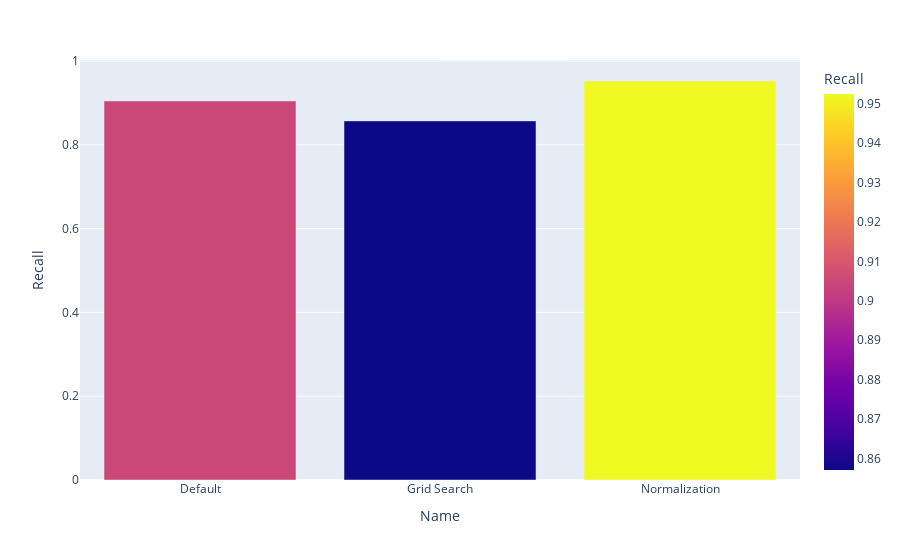

The notebook cell saved with this chart:
### Code cell
fig = px.bar(df_m, x=df_m['Name'], y=df_m['Recall'], color=df_m['Recall'])
fig.show()

### Figure 1 — Plotly figure (JSON) as saved in the notebook; plotly's stock layout.template omitted (floating-point values rounded to 4 significant figures)
{"data": [{"alignmentgroup": "True", "hovertemplate": "Name=%{x}<br>Recall=%{marker.color}<extra></extra>", "legendgroup": "", "marker": {"color": [0.9048, 0.8571, 0.9524], "coloraxis": "coloraxis"}, "name": "", "offsetgroup": "", "orientation": "v", "showlegend": false, "textposition": "auto", "type": "bar", "x": ["Default", "Grid Search", "Normalization"], "xaxis": "x", "y": [0.9048, 0.8571, 0.9524], "yaxis": "y"}], "layout": {"barmode": "relative", "coloraxis": {"colorbar": {"title": {"text": "Recall"}}, "colorscale": [[0, "#0d0887"], [0.1111, "#46039f"], [0.2222, "#7201a8"], [0.3333, "#9c179e"], [0.4444, "#bd3786"], [0.5556, "#d8576b"], [0.6667, "#ed7953"], [0.7778, "#fb9f3a"], [0.8889, "#fdca26"], [1, "#f0f921"]]}, "legend": {"tracegroupgap": 0}, "margin": {"t": 60}, "xaxis": {"anchor": "y", "domain": [0, 1], "title": {"text": "Name"}}, "yaxis": {"anchor": "x", "domain": [0, 1], "title": {"text": "Recall"}}}}
